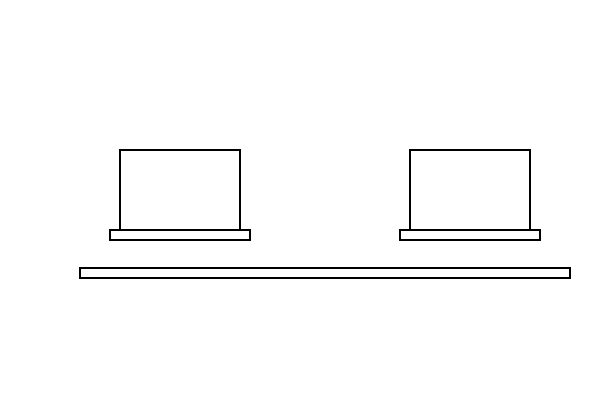

Reproduce this figure in Python.
import cairo
import math

surface = cairo.ImageSurface(cairo.FORMAT_RGB24, 600, 400)
ctx = cairo.Context(surface)
ctx.set_source_rgb(1, 1, 1)
ctx.paint()

ctx.rectangle(120,150,120,80)
ctx.set_source_rgb(0, 0, 0)
ctx.stroke()

ctx.rectangle(110,230,140,10)
ctx.set_source_rgb(0, 0, 0)
ctx.stroke()

ctx.rectangle(410,150,120,80)
ctx.set_source_rgb(0, 0, 0)
ctx.stroke()

ctx.rectangle(400,230,140,10)
ctx.set_source_rgb(0, 0, 0)
ctx.stroke()

ctx.rectangle(80,268,490,10)
ctx.set_source_rgb(0, 0, 0)
ctx.stroke()

surface.write_to_png('house.png')

print("Rectangle drawn and saved as 'rectangle.png'")
